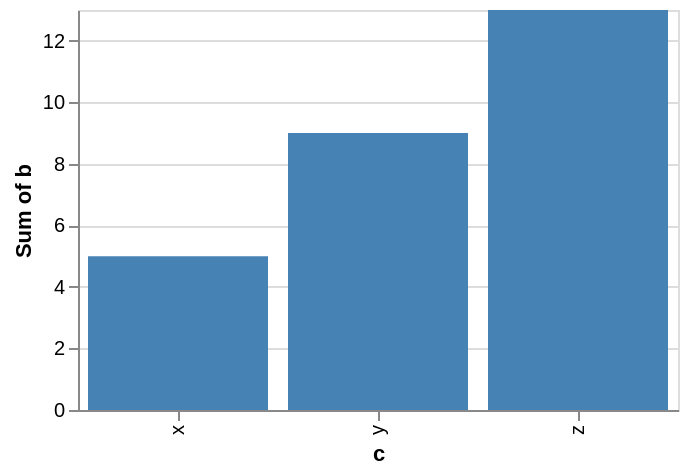

The specification (Vega-Lite) saved for this image:
### Vega-Lite specification from a JSON file in a GitHub repository (floating-point values rounded to 4 significant figures)
{"$schema": "https://vega.github.io/schema/vega-lite/v6.json", "data": {"values": [{"a": 1, "b": 3, "c": "x", "d": "2020-01-01"}, {"a": 2, "b": 5, "c": "y", "d": "2020-03-01"}, {"a": 3, "b": 2, "c": "x", "d": "2020-06-01"}, {"a": 4, "b": 6, "c": "z", "d": "2020-09-01"}, {"a": 5, "b": 4, "c": "y", "d": "2021-01-01"}, {"a": 6, "b": 7, "c": "z", "d": "2021-04-01"}]}, "width": 300, "height": 200, "params": [{"name": "brush", "select": {"type": "interval", "encodings": ["x"]}}], "mark": "bar", "encoding": {"x": {"field": "c", "type": "nominal"}, "y": {"field": "b", "type": "quantitative", "aggregate": "sum"}, "color": {"condition": {"param": "brush", "value": "steelblue"}, "value": "lightgray"}}}
